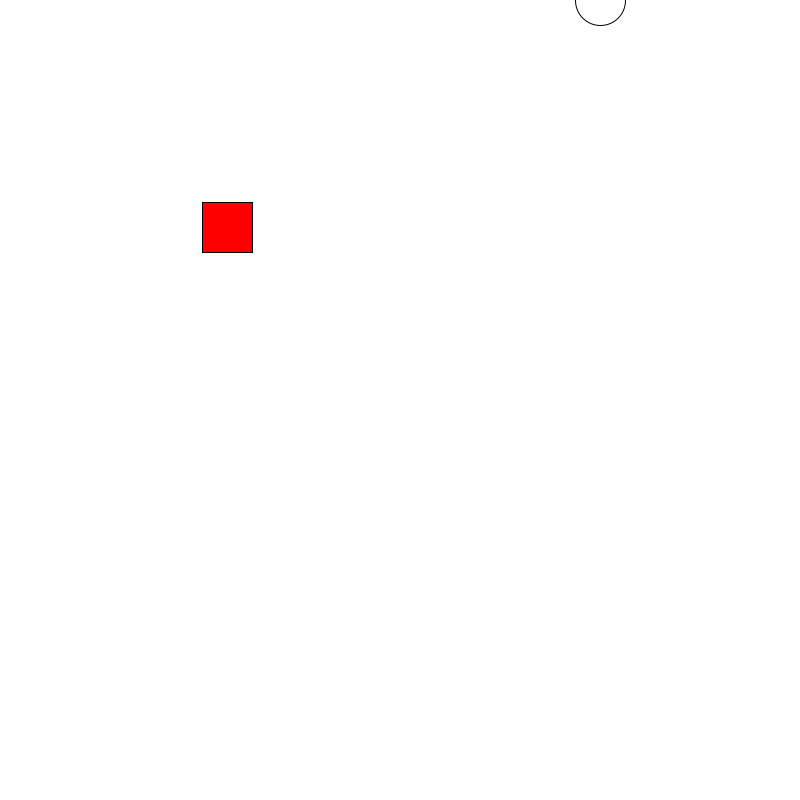
Frame 1 (no input)
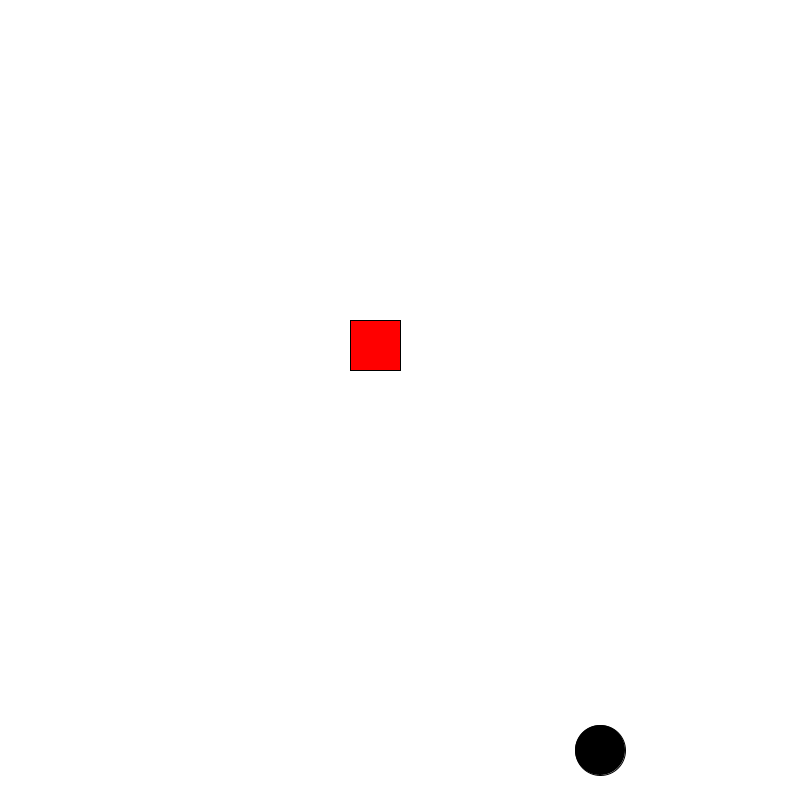
Frame 60 (the mouse pressed at the canvas centre just before this capture)
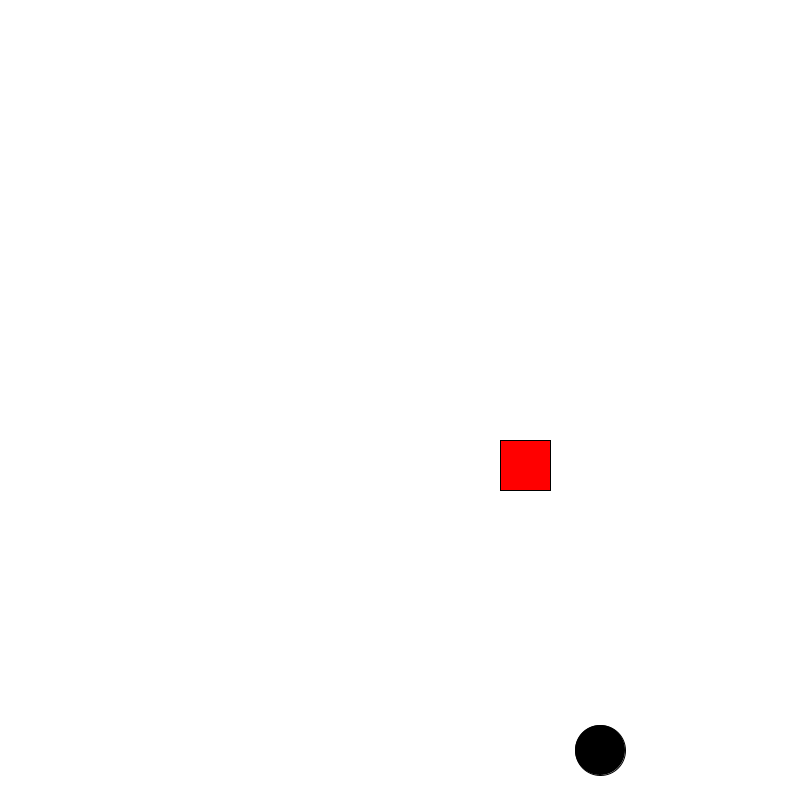
Frame 120 (the mouse held since frame 60 and released just before this capture)

The Processing sketch that drew these frames (run headless with seeded random() and noise(); from frame 60 on, the mouse is pressed at the canvas centre):

// Processing sketch: Class8_Homework
// ── Class8_Homework.pde
PVector circPos = new PVector(0, 0);
PVector circSpeed = new PVector(0, 0);

PVector box1Pos = new PVector(width + 100, height + 100);
PVector box1Speed = new PVector (2.5, 2);

float gravity = 0.98;

void setup(){
  
  size(800, 800);
  
}

void draw(){
  
  background(255);
  
  circPos.add(circSpeed);
  
  if(circPos.y < height - 50){
  circSpeed.y += gravity;
  }else if(circPos.y > height - 100){
   circSpeed.y = 0; 
  }
  
  if(circPos.y > height - 50){
   circPos.y = height - 50; 
  }
  
  ellipse(width - width/4, circPos.y, 50, 50);
  fill(255, 0, 0);
  
  if(circPos.y < 0){
   exit(); 
  }
  
  
  box1Pos.add(box1Speed);
  
  if(box1Pos.x > width || box1Pos.x < 0){
   box1Speed.x *= -1;
  }
  
  if(box1Pos.y > height || box1Pos.y < 0){
   box1Speed.y *= -1; //reverses y direction
  }
  
  rect(box1Pos.x, box1Pos.y, 50, 50);
  
  fill(0);
  
  
  if(dist(circPos.x, circPos.y, box1Pos.x, box1Pos.y) == 10
  && box1Pos.x > -1 && box1Pos.x < width + 1){
   exit(); 
  }
}

void keyPressed(){
 if(key == ' ' && circPos.y < height - 50){
  circSpeed.y = -15;
 } 
}
